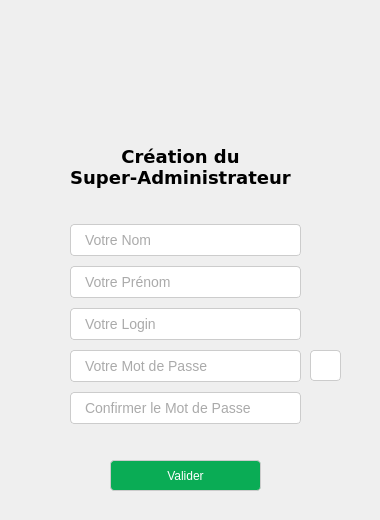
<?xml version="1.0" encoding="UTF-8"?>
<ui version="4.0">
 <class>FenetreCreationSuperAdministrateur</class>
 <widget class="QWidget" name="FenetreCreationSuperAdministrateur">
  <property name="geometry">
   <rect>
    <x>0</x>
    <y>0</y>
    <width>380</width>
    <height>520</height>
   </rect>
  </property>
  <property name="windowTitle">
   <string>Form</string>
  </property>
  <property name="styleSheet">
   <string notr="true">FenetreCreationSuperAdministrateur {
	background-color: rgb(249, 249, 249);
}

QLineEdit {
	font-size: 14px;
	color: #555;
	background-color: #fff;
	border: 1px solid #ccc;
	border-radius: 4px;
	padding: 6px 12px;
}

QLineEdit:focus {
	border: 2px solid rgb(85, 170, 255);
}

QPushButton#boutonValider {
	font: 75 14pt &quot;Tw Cen MT&quot;;
	border: 1px solid #ccc;
	border-radius: 4px;
	background-color: #0aac55;
	color: #fff;
}

QPushButton#boutonValider:hover {
	background-color: #08a24e;
}

QPushButton#boutonVoirMotDePasse {
	font: 75 14pt &quot;Tw Cen MT&quot;;
	border: 1px solid #ccc;
	border-radius: 4px;
	color: #fff;
	background-color: white;
}

QPushButton#boutonVoirMotDePasse:hover {
	background-color: rgb(226, 226, 226);
}

QLabel#labelTitre {
	font-size: 18px;
	font-family: Verdana;
	font-weight: 700;
	text-align: center;
}

QMessageBox { 
	font-size: 15px;
 }</string>
  </property>
  <widget class="QPushButton" name="boutonValider">
   <property name="geometry">
    <rect>
     <x>110</x>
     <y>460</y>
     <width>151</width>
     <height>31</height>
    </rect>
   </property>
   <property name="text">
    <string>Valider</string>
   </property>
  </widget>
  <widget class="QLabel" name="labelImage">
   <property name="geometry">
    <rect>
     <x>125</x>
     <y>19</y>
     <width>121</width>
     <height>121</height>
    </rect>
   </property>
   <property name="text">
    <string/>
   </property>
   <property name="pixmap">
    <pixmap resource="ressources.qrc">:/imgs/images/admin.png</pixmap>
   </property>
   <property name="scaledContents">
    <bool>true</bool>
   </property>
  </widget>
  <widget class="QLabel" name="labelTitre">
   <property name="geometry">
    <rect>
     <x>30</x>
     <y>147</y>
     <width>301</width>
     <height>41</height>
    </rect>
   </property>
   <property name="text">
    <string>Création du 
Super-Administrateur</string>
   </property>
   <property name="alignment">
    <set>Qt::AlignCenter</set>
   </property>
  </widget>
  <widget class="QPushButton" name="boutonVoirMotDePasse">
   <property name="geometry">
    <rect>
     <x>310</x>
     <y>350</y>
     <width>31</width>
     <height>31</height>
    </rect>
   </property>
   <property name="text">
    <string/>
   </property>
   <property name="icon">
    <iconset resource="ressources.qrc">
     <normaloff>:/imgs/images/yeux.png</normaloff>:/imgs/images/yeux.png</iconset>
   </property>
  </widget>
  <widget class="QWidget" name="layoutWidget">
   <property name="geometry">
    <rect>
     <x>70</x>
     <y>220</y>
     <width>231</width>
     <height>211</height>
    </rect>
   </property>
   <layout class="QGridLayout" name="gridLayout">
    <item row="2" column="0">
     <widget class="QLineEdit" name="lineEditLogin">
      <property name="text">
       <string/>
      </property>
      <property name="placeholderText">
       <string>Votre Login</string>
      </property>
      <property name="clearButtonEnabled">
       <bool>true</bool>
      </property>
     </widget>
    </item>
    <item row="1" column="0">
     <widget class="QLineEdit" name="lineEditPrenom">
      <property name="placeholderText">
       <string>Votre Prénom</string>
      </property>
      <property name="clearButtonEnabled">
       <bool>true</bool>
      </property>
     </widget>
    </item>
    <item row="3" column="0">
     <widget class="QLineEdit" name="lineEditMotDePasse">
      <property name="echoMode">
       <enum>QLineEdit::Password</enum>
      </property>
      <property name="placeholderText">
       <string>Votre Mot de Passe</string>
      </property>
      <property name="clearButtonEnabled">
       <bool>true</bool>
      </property>
     </widget>
    </item>
    <item row="0" column="0">
     <widget class="QLineEdit" name="lineEditNom">
      <property name="placeholderText">
       <string>Votre Nom</string>
      </property>
      <property name="clearButtonEnabled">
       <bool>true</bool>
      </property>
     </widget>
    </item>
    <item row="4" column="0">
     <widget class="QLineEdit" name="lineEditConfirmationMotDePasse">
      <property name="text">
       <string/>
      </property>
      <property name="echoMode">
       <enum>QLineEdit::Password</enum>
      </property>
      <property name="placeholderText">
       <string>Confirmer le Mot de Passe</string>
      </property>
      <property name="clearButtonEnabled">
       <bool>true</bool>
      </property>
     </widget>
    </item>
   </layout>
  </widget>
 </widget>
 <resources>
  <include location="ressources.qrc"/>
 </resources>
 <connections/>
</ui>
